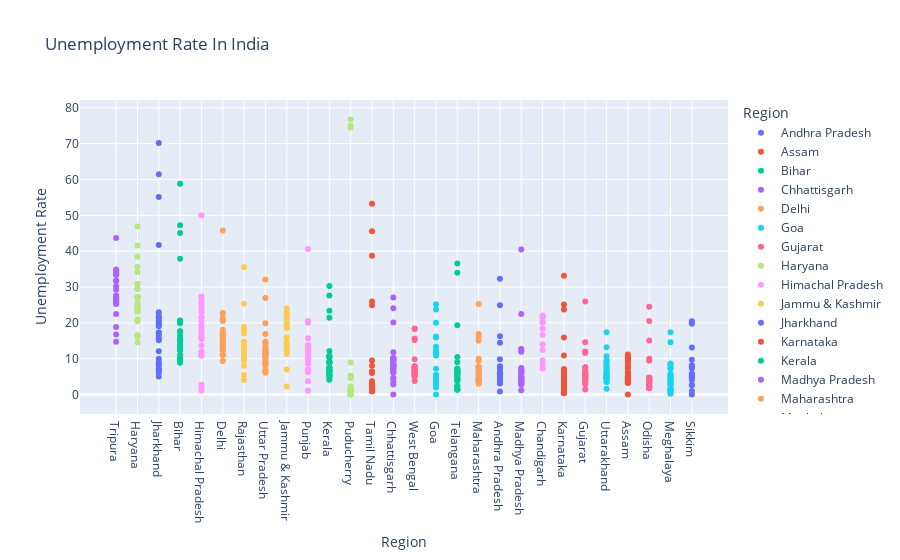

Notebook source saved alongside this figure:
### Code cell
fg=px.scatter(dataset, x='Region',y='Output',color='Region',title='Unemployment Rate In India',template='plotly')
fg.update_layout(xaxis={'categoryorder':'total descending'})
fg.update_yaxes(title="Unemployment Rate")
fg.show()

### Figure 1 — Plotly figure (JSON) as saved in the notebook; plotly's stock layout.template omitted (floating-point values rounded to 4 significant figures)
{"data": [{"hovertemplate": "Region=%{x}<br>Output=%{y}<extra></extra>", "legendgroup": "Andhra Pradesh", "marker": {"color": "#636efa", "symbol": "circle"}, "mode": "markers", "name": "Andhra Pradesh", "orientation": "v", "showlegend": true, "type": "scatter", "x": ["Andhra Pradesh", "Andhra Pradesh", "Andhra Pradesh", "Andhra Pradesh", "Andhra Pradesh", "Andhra Pradesh", "Andhra Pradesh", "Andhra Pradesh", "Andhra Pradesh", "Andhra Pradesh", "Andhra Pradesh", "Andhra Pradesh", "Andhra Pradesh", "Andhra Pradesh", "Andhra Pradesh", "Andhra Pradesh", "Andhra Pradesh", "Andhra Pradesh", "Andhra Pradesh", "Andhra Pradesh", "Andhra Pradesh", "Andhra Pradesh", "Andhra Pradesh", "Andhra Pradesh", "Andhra Pradesh", "Andhra Pradesh", "Andhra Pradesh", "Andhra Pradesh"], "xaxis": "x", "y": [3.65, 3.05, 3.75, 3.32, 5.17, 3.52, 4.12, 4.38, 4.84, 5.91, 4.06, 16.29, 14.46, 0.85, 6.09, 3.8, 5.64, 4.61, 6.01, 4.7, 7.54, 7.88, 7.11, 5.66, 9.88, 32.3, 24.91, 5.86], "yaxis": "y"}, {"hovertemplate": "Region=%{x}<br>Output=%{y}<extra></extra>", "legendgroup": "Assam", "marker": {"color": "#EF553B", "symbol": "circle"}, "mode": "markers", "name": "Assam", "orientation": "v", "showlegend": true, "type": "scatter", "x": ["Assam", "Assam", "Assam", "Assam", "Assam", "Assam", "Assam", "Assam", "Assam", "Assam", "Assam", "Assam", "Assam", "Assam", "Assam", "Assam", "Assam", "Assam", "Assam", "Assam", "Assam", "Assam", "Assam", "Assam", "Assam", "Assam"], "xaxis": "x", "y": [4.29, 5.08, 4.26, 5.79, 4.46, 4.65, 4.66, 4.29, 3.26, 3.77, 9.38, 0, 7.87, 9.89, 3.21, 10.39, 9.26, 11.17, 6.31, 5.02, 7.24, 9.98, 10.34, 8.37, 10.77, 3.42], "yaxis": "y"}, {"hovertemplate": "Region=%{x}<br>Output=%{y}<extra></extra>", "legendgroup": "Bihar", "marker": {"color": "#00cc96", "symbol": "circle"}, "mode": "markers", "name": "Bihar", "orientation": "v", "showlegend": true, "type": "scatter", "x": ["Bihar", "Bihar", "Bihar", "Bihar", "Bihar", "Bihar", "Bihar", "Bihar", "Bihar", "Bihar", "Bihar", "Bihar", "Bihar", "Bihar", "Bihar", "Bihar", "Bihar", "Bihar", "Bihar", "Bihar", "Bihar", "Bihar", "Bihar", "Bihar", "Bihar", "Bihar", "Bihar", "Bihar"], "xaxis": "x", "y": [9.27, 10.2, 13.44, 11, 8.87, 12.47, 12.4, 10.16, 9.13, 9.61, 15.39, 45.09, 47.26, 20.49, 19.9, 13.29, 16.41, 17.66, 20.46, 14.06, 17.62, 14.91, 20.69, 15.11, 15.73, 58.77, 37.87, 12.45], "yaxis": "y"}, {"hovertemplate": "Region=%{x}<br>Output=%{y}<extra></extra>", "legendgroup": "Chhattisgarh", "marker": {"color": "#ab63fa", "symbol": "circle"}, "mode": "markers", "name": "Chhattisgarh", "orientation": "v", "showlegend": true, "type": "scatter", "x": ["Chhattisgarh", "Chhattisgarh", "Chhattisgarh", "Chhattisgarh", "Chhattisgarh", "Chhattisgarh", "Chhattisgarh", "Chhattisgarh", "Chhattisgarh", "Chhattisgarh", "Chhattisgarh", "Chhattisgarh", "Chhattisgarh", "Chhattisgarh", "Chhattisgarh", "Chhattisgarh", "Chhattisgarh", "Chhattisgarh", "Chhattisgarh", "Chhattisgarh", "Chhattisgarh", "Chhattisgarh", "Chhattisgarh", "Chhattisgarh", "Chhattisgarh", "Chhattisgarh", "Chhattisgarh", "Chhattisgarh"], "xaxis": "x", "y": [9.82, 6.76, 4.54, 4.64, 8.33, 6.96, 2.77, 6.11, 9.89, 7.89, 7.31, 0, 7.64, 10.14, 9.77, 11.77, 8.17, 6.29, 9.46, 10.27, 8.32, 3.57, 9.01, 9.79, 8.21, 20.13, 24.1, 27.07], "yaxis": "y"}, {"hovertemplate": "Region=%{x}<br>Output=%{y}<extra></extra>", "legendgroup": "Delhi", "marker": {"color": "#FFA15A", "symbol": "circle"}, "mode": "markers", "name": "Delhi", "orientation": "v", "showlegend": true, "type": "scatter", "x": ["Delhi", "Delhi", "Delhi", "Delhi", "Delhi", "Delhi", "Delhi", "Delhi", "Delhi", "Delhi", "Delhi", "Delhi", "Delhi", "Delhi", "Delhi", "Delhi", "Delhi", "Delhi", "Delhi", "Delhi", "Delhi", "Delhi", "Delhi", "Delhi", "Delhi", "Delhi", "Delhi", "Delhi"], "xaxis": "x", "y": [12.56, 9.33, 11.07, 17.18, 12.5, 15.84, 11.11, 16.97, 13.48, 13.81, 15.18, 20.69, 22.76, 21.14, 12.31, 12.76, 14.68, 13.52, 20.59, 12.41, 16.11, 11.07, 22.45, 14.86, 17.09, 16.51, 45.78, 18.11], "yaxis": "y"}, {"hovertemplate": "Region=%{x}<br>Output=%{y}<extra></extra>", "legendgroup": "Goa", "marker": {"color": "#19d3f3", "symbol": "circle"}, "mode": "markers", "name": "Goa", "orientation": "v", "showlegend": true, "type": "scatter", "x": ["Goa", "Goa", "Goa", "Goa", "Goa", "Goa", "Goa", "Goa", "Goa", "Goa", "Goa", "Goa", "Goa", "Goa", "Goa", "Goa", "Goa", "Goa", "Goa", "Goa", "Goa", "Goa", "Goa", "Goa"], "xaxis": "x", "y": [2.91, 5.45, 10.98, 1.98, 3.61, 7.21, 23.71, 3.54, 5.38, 0, 15.91, 20, 2.75, 13.33, 12.28, 4.9, 3.16, 12.31, 25.2, 16.22, 10.92, 4.31, 4.76, 11.76], "yaxis": "y"}, {"hovertemplate": "Region=%{x}<br>Output=%{y}<extra></extra>", "legendgroup": "Gujarat", "marker": {"color": "#FF6692", "symbol": "circle"}, "mode": "markers", "name": "Gujarat", "orientation": "v", "showlegend": true, "type": "scatter", "x": ["Gujarat", "Gujarat", "Gujarat", "Gujarat", "Gujarat", "Gujarat", "Gujarat", "Gujarat", "Gujarat", "Gujarat", "Gujarat", "Gujarat", "Gujarat", "Gujarat", "Gujarat", "Gujarat", "Gujarat", "Gujarat", "Gujarat", "Gujarat", "Gujarat", "Gujarat", "Gujarat", "Gujarat", "Gujarat", "Gujarat", "Gujarat", "Gujarat"], "xaxis": "x", "y": [2.88, 4.77, 4.58, 3.7, 6.29, 4.91, 4.68, 3.46, 5.35, 6.64, 7.59, 12, 14.58, 1.41, 4.09, 6.31, 5.15, 4.2, 5.96, 5.45, 7.53, 5.71, 5.82, 6.04, 5.39, 25.94, 11.62, 4.54], "yaxis": "y"}, {"hovertemplate": "Region=%{x}<br>Output=%{y}<extra></extra>", "legendgroup": "Haryana", "marker": {"color": "#B6E880", "symbol": "circle"}, "mode": "markers", "name": "Haryana", "orientation": "v", "showlegend": true, "type": "scatter", "x": ["Haryana", "Haryana", "Haryana", "Haryana", "Haryana", "Haryana", "Haryana", "Haryana", "Haryana", "Haryana", "Haryana", "Haryana", "Haryana", "Haryana", "Haryana", "Haryana", "Haryana", "Haryana", "Haryana", "Haryana", "Haryana", "Haryana", "Haryana", "Haryana", "Haryana", "Haryana", "Haryana", "Haryana"], "xaxis": "x", "y": [14.54, 23.08, 16.22, 30.94, 16.36, 24.17, 16.59, 29.56, 16.21, 27.19, 23.92, 41.61, 34.22, 35.57, 24.67, 20.42, 25.45, 24.19, 26.84, 21.04, 27.06, 23.65, 27.24, 23.29, 27.14, 46.89, 38.46, 29.41], "yaxis": "y"}, {"hovertemplate": "Region=%{x}<br>Output=%{y}<extra></extra>", "legendgroup": "Himachal Pradesh", "marker": {"color": "#FF97FF", "symbol": "circle"}, "mode": "markers", "name": "Himachal Pradesh", "orientation": "v", "showlegend": true, "type": "scatter", "x": ["Himachal Pradesh", "Himachal Pradesh", "Himachal Pradesh", "Himachal Pradesh", "Himachal Pradesh", "Himachal Pradesh", "Himachal Pradesh", "Himachal Pradesh", "Himachal Pradesh", "Himachal Pradesh", "Himachal Pradesh", "Himachal Pradesh", "Himachal Pradesh", "Himachal Pradesh", "Himachal Pradesh", "Himachal Pradesh", "Himachal Pradesh", "Himachal Pradesh", "Himachal Pradesh", "Himachal Pradesh", "Himachal Pradesh", "Himachal Pradesh", "Himachal Pradesh", "Himachal Pradesh", "Himachal Pradesh", "Himachal Pradesh", "Himachal Pradesh", "Himachal Pradesh"], "xaxis": "x", "y": [13.68, 11.43, 20.59, 18.56, 15.98, 15.81, 22.86, 19.46, 16.67, 15.42, 17.71, 2.13, 25.64, 1.12, 10.88, 21.43, 21.51, 24.48, 12, 23.77, 27.27, 25.32, 18.15, 27.31, 26.44, 2.7, 50, 10.81], "yaxis": "y"}, {"hovertemplate": "Region=%{x}<br>Output=%{y}<extra></extra>", "legendgroup": "Jammu & Kashmir", "marker": {"color": "#FECB52", "symbol": "circle"}, "mode": "markers", "name": "Jammu & Kashmir", "orientation": "v", "showlegend": true, "type": "scatter", "x": ["Jammu & Kashmir", "Jammu & Kashmir", "Jammu & Kashmir", "Jammu & Kashmir", "Jammu & Kashmir", "Jammu & Kashmir", "Jammu & Kashmir", "Jammu & Kashmir", "Jammu & Kashmir", "Jammu & Kashmir", "Jammu & Kashmir", "Jammu & Kashmir", "Jammu & Kashmir", "Jammu & Kashmir", "Jammu & Kashmir", "Jammu & Kashmir", "Jammu & Kashmir", "Jammu & Kashmir", "Jammu & Kashmir", "Jammu & Kashmir", "Jammu & Kashmir"], "xaxis": "x", "y": [12.78, 12.09, 13.67, 11.32, 19.27, 14.73, 22.19, 21.23, 16, 2.22, 18.97, 23.04, 19.88, 21.55, 24.06, 14.29, 7.02, 18.54, 19.86, 14.29, 12.96], "yaxis": "y"}, {"hovertemplate": "Region=%{x}<br>Output=%{y}<extra></extra>", "legendgroup": "Jharkhand", "marker": {"color": "#636efa", "symbol": "circle"}, "mode": "markers", "name": "Jharkhand", "orientation": "v", "showlegend": true, "type": "scatter", "x": ["Jharkhand", "Jharkhand", "Jharkhand", "Jharkhand", "Jharkhand", "Jharkhand", "Jharkhand", "Jharkhand", "Jharkhand", "Jharkhand", "Jharkhand", "Jharkhand", "Jharkhand", "Jharkhand", "Jharkhand", "Jharkhand", "Jharkhand", "Jharkhand", "Jharkhand", "Jharkhand", "Jharkhand", "Jharkhand", "Jharkhand", "Jharkhand", "Jharkhand", "Jharkhand", "Jharkhand", "Jharkhand"], "xaxis": "x", "y": [7.11, 8.46, 9.98, 12.06, 7.12, 6.57, 8.07, 15.15, 6.16, 9.06, 5.01, 41.72, 55.1, 21.53, 17.23, 20.51, 15.67, 20.25, 21.16, 19.05, 17.34, 22.01, 22.96, 19.67, 16.4, 61.48, 70.17, 19.38], "yaxis": "y"}, {"hovertemplate": "Region=%{x}<br>Output=%{y}<extra></extra>", "legendgroup": "Karnataka", "marker": {"color": "#EF553B", "symbol": "circle"}, "mode": "markers", "name": "Karnataka", "orientation": "v", "showlegend": true, "type": "scatter", "x": ["Karnataka", "Karnataka", "Karnataka", "Karnataka", "Karnataka", "Karnataka", "Karnataka", "Karnataka", "Karnataka", "Karnataka", "Karnataka", "Karnataka", "Karnataka", "Karnataka", "Karnataka", "Karnataka", "Karnataka", "Karnataka", "Karnataka", "Karnataka", "Karnataka", "Karnataka", "Karnataka", "Karnataka", "Karnataka", "Karnataka", "Karnataka", "Karnataka"], "xaxis": "x", "y": [5.46, 5.98, 0.52, 0.37, 3.2, 7.13, 1.19, 0.41, 2.57, 4.11, 2.39, 33.17, 23.72, 10.92, 6.56, 5, 2.29, 1.27, 3.57, 3.87, 3.44, 1.56, 3.31, 2.88, 4.92, 25.12, 15.88, 6.12], "yaxis": "y"}, {"hovertemplate": "Region=%{x}<br>Output=%{y}<extra></extra>", "legendgroup": "Kerala", "marker": {"color": "#00cc96", "symbol": "circle"}, "mode": "markers", "name": "Kerala", "orientation": "v", "showlegend": true, "type": "scatter", "x": ["Kerala", "Kerala", "Kerala", "Kerala", "Kerala", "Kerala", "Kerala", "Kerala", "Kerala", "Kerala", "Kerala", "Kerala", "Kerala", "Kerala", "Kerala", "Kerala", "Kerala", "Kerala", "Kerala", "Kerala", "Kerala", "Kerala", "Kerala", "Kerala", "Kerala", "Kerala", "Kerala", "Kerala"], "xaxis": "x", "y": [6.63, 9, 4.95, 10.32, 5.35, 9.14, 5, 10.77, 4.11, 8.91, 8.85, 10.71, 23.38, 27.66, 6.11, 6.67, 7.58, 7.69, 5.52, 5.35, 6.71, 7.31, 6.65, 6.08, 9.14, 21.43, 30.28, 12.17], "yaxis": "y"}, {"hovertemplate": "Region=%{x}<br>Output=%{y}<extra></extra>", "legendgroup": "Madhya Pradesh", "marker": {"color": "#ab63fa", "symbol": "circle"}, "mode": "markers", "name": "Madhya Pradesh", "orientation": "v", "showlegend": true, "type": "scatter", "x": ["Madhya Pradesh", "Madhya Pradesh", "Madhya Pradesh", "Madhya Pradesh", "Madhya Pradesh", "Madhya Pradesh", "Madhya Pradesh", "Madhya Pradesh", "Madhya Pradesh", "Madhya Pradesh", "Madhya Pradesh", "Madhya Pradesh", "Madhya Pradesh", "Madhya Pradesh", "Madhya Pradesh", "Madhya Pradesh", "Madhya Pradesh", "Madhya Pradesh", "Madhya Pradesh", "Madhya Pradesh", "Madhya Pradesh", "Madhya Pradesh", "Madhya Pradesh", "Madhya Pradesh", "Madhya Pradesh", "Madhya Pradesh", "Madhya Pradesh", "Madhya Pradesh"], "xaxis": "x", "y": [3.63, 4.25, 3.92, 4.94, 3.08, 2.98, 2.72, 2.94, 3.66, 4.42, 1.19, 12.5, 22.46, 6.46, 3.91, 6.38, 7.38, 6.82, 7, 4.4, 6.06, 6.2, 5.17, 4.96, 4.8, 11.94, 40.49, 12.72], "yaxis": "y"}, {"hovertemplate": "Region=%{x}<br>Output=%{y}<extra></extra>", "legendgroup": "Maharashtra", "marker": {"color": "#FFA15A", "symbol": "circle"}, "mode": "markers", "name": "Maharashtra", "orientation": "v", "showlegend": true, "type": "scatter", "x": ["Maharashtra", "Maharashtra", "Maharashtra", "Maharashtra", "Maharashtra", "Maharashtra", "Maharashtra", "Maharashtra", "Maharashtra", "Maharashtra", "Maharashtra", "Maharashtra", "Maharashtra", "Maharashtra", "Maharashtra", "Maharashtra", "Maharashtra", "Maharashtra", "Maharashtra", "Maharashtra", "Maharashtra", "Maharashtra", "Maharashtra", "Maharashtra", "Maharashtra", "Maharashtra", "Maharashtra", "Maharashtra"], "xaxis": "x", "y": [3.67, 4.34, 3.66, 3.76, 4.4, 3.81, 3.68, 3.03, 3.8, 4.24, 5.38, 25.28, 16.89, 9.4, 6.08, 6.46, 6.35, 7.57, 7.6, 7.51, 7.6, 7.83, 6.67, 5.34, 6.34, 14.99, 15.92, 10.01], "yaxis": "y"}, {"hovertemplate": "Region=%{x}<br>Output=%{y}<extra></extra>", "legendgroup": "Meghalaya", "marker": {"color": "#19d3f3", "symbol": "circle"}, "mode": "markers", "name": "Meghalaya", "orientation": "v", "showlegend": true, "type": "scatter", "x": ["Meghalaya", "Meghalaya", "Meghalaya", "Meghalaya", "Meghalaya", "Meghalaya", "Meghalaya", "Meghalaya", "Meghalaya", "Meghalaya", "Meghalaya", "Meghalaya", "Meghalaya", "Meghalaya", "Meghalaya", "Meghalaya", "Meghalaya", "Meghalaya", "Meghalaya", "Meghalaya", "Meghalaya", "Meghalaya", "Meghalaya", "Meghalaya", "Meghalaya", "Meghalaya", "Meghalaya"], "xaxis": "x", "y": [3.16, 4.23, 1.03, 0.52, 0.24, 3.7, 1.5, 1.8, 0.97, 2.76, 1.28, 8.38, 3.73, 1.35, 8.4, 8.66, 4.43, 5.8, 5.3, 7.2, 3.02, 5.21, 4.76, 7.37, 2.8, 17.39, 14.58], "yaxis": "y"}, {"hovertemplate": "Region=%{x}<br>Output=%{y}<extra></extra>", "legendgroup": "Odisha", "marker": {"color": "#FF6692", "symbol": "circle"}, "mode": "markers", "name": "Odisha", "orientation": "v", "showlegend": true, "type": "scatter", "x": ["Odisha", "Odisha", "Odisha", "Odisha", "Odisha", "Odisha", "Odisha", "Odisha", "Odisha", "Odisha", "Odisha", "Odisha", "Odisha", "Odisha", "Odisha", "Odisha", "Odisha", "Odisha", "Odisha", "Odisha", "Odisha", "Odisha", "Odisha", "Odisha", "Odisha", "Odisha", "Odisha", "Odisha"], "xaxis": "x", "y": [4.17, 4.71, 3.31, 3.68, 4.31, 4.28, 4.72, 4.67, 1.81, 3.31, 15.09, 24.48, 9.45, 4.59, 2.95, 2.63, 1.78, 3.5, 3.78, 4.5, 2.23, 3.36, 2.28, 2.19, 3.96, 20.5, 10, 2.18], "yaxis": "y"}, {"hovertemplate": "Region=%{x}<br>Output=%{y}<extra></extra>", "legendgroup": "Puducherry", "marker": {"color": "#B6E880", "symbol": "circle"}, "mode": "markers", "name": "Puducherry", "orientation": "v", "showlegend": true, "type": "scatter", "x": ["Puducherry", "Puducherry", "Puducherry", "Puducherry", "Puducherry", "Puducherry", "Puducherry", "Puducherry", "Puducherry", "Puducherry", "Puducherry", "Puducherry", "Puducherry", "Puducherry", "Puducherry", "Puducherry", "Puducherry", "Puducherry", "Puducherry", "Puducherry", "Puducherry", "Puducherry", "Puducherry", "Puducherry", "Puducherry", "Puducherry"], "xaxis": "x", "y": [0, 0, 0, 4.85, 0, 1.18, 0, 1.99, 0.58, 1.74, 2.31, 74.51, 1.25, 0, 0, 8.95, 1.22, 1.17, 1.37, 5.21, 0.57, 1.78, 0.62, 76.74, 75, 4.55], "yaxis": "y"}, {"hovertemplate": "Region=%{x}<br>Output=%{y}<extra></extra>", "legendgroup": "Punjab", "marker": {"color": "#FF97FF", "symbol": "circle"}, "mode": "markers", "name": "Punjab", "orientation": "v", "showlegend": true, "type": "scatter", "x": ["Punjab", "Punjab", "Punjab", "Punjab", "Punjab", "Punjab", "Punjab", "Punjab", "Punjab", "Punjab", "Punjab", "Punjab", "Punjab", "Punjab", "Punjab", "Punjab", "Punjab", "Punjab", "Punjab", "Punjab", "Punjab", "Punjab", "Punjab", "Punjab", "Punjab", "Punjab", "Punjab", "Punjab"], "xaxis": "x", "y": [9.17, 12.21, 9.64, 6.69, 8.59, 12.56, 7.07, 6.13, 9.69, 10.41, 10.51, 3.69, 40.59, 20, 13.49, 13.17, 11.61, 11.99, 15.69, 13.75, 10.39, 11.97, 13.68, 11.99, 9.97, 1.13, 20.54, 10.55], "yaxis": "y"}, {"hovertemplate": "Region=%{x}<br>Output=%{y}<extra></extra>", "legendgroup": "Rajasthan", "marker": {"color": "#FECB52", "symbol": "circle"}, "mode": "markers", "name": "Rajasthan", "orientation": "v", "showlegend": true, "type": "scatter", "x": ["Rajasthan", "Rajasthan", "Rajasthan", "Rajasthan", "Rajasthan", "Rajasthan", "Rajasthan", "Rajasthan", "Rajasthan", "Rajasthan", "Rajasthan", "Rajasthan", "Rajasthan", "Rajasthan", "Rajasthan", "Rajasthan", "Rajasthan", "Rajasthan", "Rajasthan", "Rajasthan", "Rajasthan", "Rajasthan", "Rajasthan", "Rajasthan", "Rajasthan", "Rajasthan", "Rajasthan", "Rajasthan"], "xaxis": "x", "y": [4.03, 13.7, 9.7, 12.5, 5.45, 14.66, 10.47, 13.96, 8, 14.48, 9.47, 12.25, 10.45, 13.86, 13.62, 14.36, 11.67, 14.71, 12.63, 13.02, 14.3, 18.04, 18.82, 17.02, 18.54, 35.53, 25.35, 13.04], "yaxis": "y"}, {"hovertemplate": "Region=%{x}<br>Output=%{y}<extra></extra>", "legendgroup": "Sikkim", "marker": {"color": "#636efa", "symbol": "circle"}, "mode": "markers", "name": "Sikkim", "orientation": "v", "showlegend": true, "type": "scatter", "x": ["Sikkim", "Sikkim", "Sikkim", "Sikkim", "Sikkim", "Sikkim", "Sikkim", "Sikkim", "Sikkim", "Sikkim", "Sikkim", "Sikkim", "Sikkim", "Sikkim", "Sikkim", "Sikkim", "Sikkim"], "xaxis": "x", "y": [5.48, 13.11, 1, 0, 5.81, 8.2, 7.76, 2.56, 4.82, 4.81, 9.68, 4.04, 7.37, 20.45, 5.77, 19.75, 2.63], "yaxis": "y"}, {"hovertemplate": "Region=%{x}<br>Output=%{y}<extra></extra>", "legendgroup": "Tamil Nadu", "marker": {"color": "#EF553B", "symbol": "circle"}, "mode": "markers", "name": "Tamil Nadu", "orientation": "v", "showlegend": true, "type": "scatter", "x": ["Tamil Nadu", "Tamil Nadu", "Tamil Nadu", "Tamil Nadu", "Tamil Nadu", "Tamil Nadu", "Tamil Nadu", "Tamil Nadu", "Tamil Nadu", "Tamil Nadu", "Tamil Nadu", "Tamil Nadu", "Tamil Nadu", "Tamil Nadu", "Tamil Nadu", "Tamil Nadu", "Tamil Nadu", "Tamil Nadu", "Tamil Nadu", "Tamil Nadu", "Tamil Nadu", "Tamil Nadu", "Tamil Nadu", "Tamil Nadu", "Tamil Nadu", "Tamil Nadu", "Tamil Nadu", "Tamil Nadu"], "xaxis": "x", "y": [0.97, 0.92, 6.01, 2.91, 1.71, 1.46, 2.46, 3.73, 1.18, 1.17, 6.36, 53.19, 38.73, 2.06, 0.89, 1.56, 3.18, 9.53, 1.86, 1.13, 2.65, 8.05, 2.05, 3.31, 6.46, 45.55, 25.95, 24.93], "yaxis": "y"}, {"hovertemplate": "Region=%{x}<br>Output=%{y}<extra></extra>", "legendgroup": "Telangana", "marker": {"color": "#00cc96", "symbol": "circle"}, "mode": "markers", "name": "Telangana", "orientation": "v", "showlegend": true, "type": "scatter", "x": ["Telangana", "Telangana", "Telangana", "Telangana", "Telangana", "Telangana", "Telangana", "Telangana", "Telangana", "Telangana", "Telangana", "Telangana", "Telangana", "Telangana", "Telangana", "Telangana", "Telangana", "Telangana", "Telangana", "Telangana", "Telangana", "Telangana", "Telangana", "Telangana", "Telangana", "Telangana", "Telangana", "Telangana"], "xaxis": "x", "y": [2.23, 5.92, 2.45, 1.4, 5.49, 7.29, 6.47, 1.35, 5.02, 9.02, 5.63, 4.51, 34.01, 19.3, 1.52, 1.43, 3.73, 4.19, 6.19, 6.74, 5.23, 4.22, 6.49, 6.74, 6.1, 10.5, 36.57, 6.92], "yaxis": "y"}, {"hovertemplate": "Region=%{x}<br>Output=%{y}<extra></extra>", "legendgroup": "Tripura", "marker": {"color": "#ab63fa", "symbol": "circle"}, "mode": "markers", "name": "Tripura", "orientation": "v", "showlegend": true, "type": "scatter", "x": ["Tripura", "Tripura", "Tripura", "Tripura", "Tripura", "Tripura", "Tripura", "Tripura", "Tripura", "Tripura", "Tripura", "Tripura", "Tripura", "Tripura", "Tripura", "Tripura", "Tripura", "Tripura", "Tripura", "Tripura", "Tripura", "Tripura", "Tripura", "Tripura", "Tripura", "Tripura", "Tripura", "Tripura"], "xaxis": "x", "y": [29.25, 26.64, 22.47, 25.49, 30.23, 27.54, 25.25, 26.53, 31.91, 26.22, 31.61, 43.64, 14.71, 18.84, 34.69, 25.59, 25.81, 33.45, 33.57, 26.67, 27.15, 33.48, 34.37, 33.88, 25.69, 34.88, 16.78, 27.47], "yaxis": "y"}, {"hovertemplate": "Region=%{x}<br>Output=%{y}<extra></extra>", "legendgroup": "Uttar Pradesh", "marker": {"color": "#FFA15A", "symbol": "circle"}, "mode": "markers", "name": "Uttar Pradesh", "orientation": "v", "showlegend": true, "type": "scatter", "x": ["Uttar Pradesh", "Uttar Pradesh", "Uttar Pradesh", "Uttar Pradesh", "Uttar Pradesh", "Uttar Pradesh", "Uttar Pradesh", "Uttar Pradesh", "Uttar Pradesh", "Uttar Pradesh", "Uttar Pradesh", "Uttar Pradesh", "Uttar Pradesh", "Uttar Pradesh", "Uttar Pradesh", "Uttar Pradesh", "Uttar Pradesh", "Uttar Pradesh", "Uttar Pradesh", "Uttar Pradesh", "Uttar Pradesh", "Uttar Pradesh", "Uttar Pradesh", "Uttar Pradesh", "Uttar Pradesh", "Uttar Pradesh", "Uttar Pradesh", "Uttar Pradesh"], "xaxis": "x", "y": [10.26, 11.13, 9.19, 11.47, 6.45, 10.18, 6.94, 8.43, 6.06, 8.12, 9.37, 19.92, 16.89, 8.51, 14.4, 11.62, 11.8, 14.73, 13.58, 10.35, 11.31, 12.37, 12.34, 11.65, 12.32, 26.94, 32.06, 13.05], "yaxis": "y"}, {"hovertemplate": "Region=%{x}<br>Output=%{y}<extra></extra>", "legendgroup": "Uttarakhand", "marker": {"color": "#19d3f3", "symbol": "circle"}, "mode": "markers", "name": "Uttarakhand", "orientation": "v", "showlegend": true, "type": "scatter", "x": ["Uttarakhand", "Uttarakhand", "Uttarakhand", "Uttarakhand", "Uttarakhand", "Uttarakhand", "Uttarakhand", "Uttarakhand", "Uttarakhand", "Uttarakhand", "Uttarakhand", "Uttarakhand", "Uttarakhand", "Uttarakhand", "Uttarakhand", "Uttarakhand", "Uttarakhand", "Uttarakhand", "Uttarakhand", "Uttarakhand", "Uttarakhand", "Uttarakhand", "Uttarakhand", "Uttarakhand", "Uttarakhand", "Uttarakhand", "Uttarakhand"], "xaxis": "x", "y": [1.63, 4.65, 5.74, 6.11, 3.47, 4.83, 5.56, 4.52, 4.17, 4.85, 3.66, 3.57, 10.71, 9.17, 4.69, 6.94, 7.43, 9.62, 4.72, 6.34, 7.39, 8.92, 5.28, 8.15, 13.18, 17.36, 5.08], "yaxis": "y"}, {"hovertemplate": "Region=%{x}<br>Output=%{y}<extra></extra>", "legendgroup": "West Bengal", "marker": {"color": "#FF6692", "symbol": "circle"}, "mode": "markers", "name": "West Bengal", "orientation": "v", "showlegend": true, "type": "scatter", "x": ["West Bengal", "West Bengal", "West Bengal", "West Bengal", "West Bengal", "West Bengal", "West Bengal", "West Bengal", "West Bengal", "West Bengal", "West Bengal", "West Bengal", "West Bengal", "West Bengal", "West Bengal", "West Bengal", "West Bengal", "West Bengal", "West Bengal", "West Bengal", "West Bengal", "West Bengal", "West Bengal", "West Bengal", "West Bengal", "West Bengal", "West Bengal", "West Bengal"], "xaxis": "x", "y": [6.02, 5.85, 5.62, 5.58, 5.26, 6.78, 5.83, 5.79, 6.79, 3.78, 7.02, 18.32, 18.43, 4.94, 7.25, 7.38, 7.91, 7.27, 7.79, 7.83, 6.61, 7.24, 7.27, 7.55, 6.67, 15.63, 15.22, 9.86], "yaxis": "y"}, {"hovertemplate": "Region=%{x}<br>Output=%{y}<extra></extra>", "legendgroup": "Chandigarh", "marker": {"color": "#FF97FF", "symbol": "circle"}, "mode": "markers", "name": "Chandigarh", "orientation": "v", "showlegend": true, "type": "scatter", "x": ["Chandigarh", "Chandigarh", "Chandigarh", "Chandigarh", "Chandigarh", "Chandigarh", "Chandigarh", "Chandigarh", "Chandigarh", "Chandigarh", "Chandigarh", "Chandigarh"], "xaxis": "x", "y": [18.35, 12.4, 21.8, 9.52, 20.14, 13.99, 22.05, 8.33, 20, 16.67, 21.43, 7.22], "yaxis": "y"}], "layout": {"legend": {"title": {"text": "Region"}, "tracegroupgap": 0}, "title": {"text": "Unemployment Rate In India"}, "xaxis": {"anchor": "y", "categoryarray": ["Andhra Pradesh", "Assam", "Bihar", "Chhattisgarh", "Delhi", "Goa", "Gujarat", "Haryana", "Himachal Pradesh", "Jammu & Kashmir", "Jharkhand", "Karnataka", "Kerala", "Madhya Pradesh", "Maharashtra", "Meghalaya", "Odisha", "Puducherry", "Punjab", "Rajasthan", "Sikkim", "Tamil Nadu", "Telangana", "Tripura", "Uttar Pradesh", "Uttarakhand", "West Bengal", null, "Chandigarh"], "categoryorder": "total descending", "domain": [0, 1], "title": {"text": "Region"}}, "yaxis": {"anchor": "x", "domain": [0, 1], "title": {"text": "Unemployment Rate"}}}}
